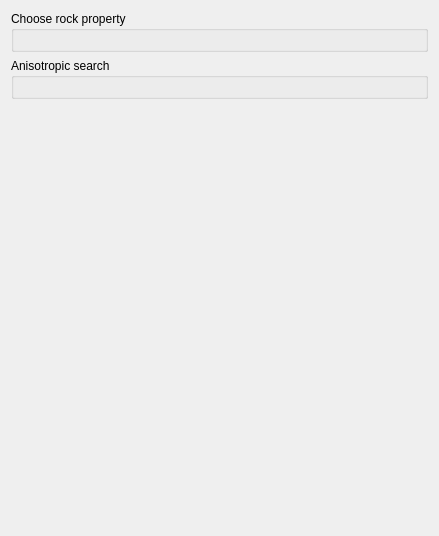
<?xml version="1.0" encoding="UTF-8"?>
<ui version="4.0">
 <class>Form</class>
 <widget class="QWidget" name="Form">
  <property name="enabled">
   <bool>true</bool>
  </property>
  <property name="geometry">
   <rect>
    <x>0</x>
    <y>0</y>
    <width>439</width>
    <height>536</height>
   </rect>
  </property>
  <property name="windowTitle">
   <string>Form</string>
  </property>
  <property name="AlgorithmCategory" stdset="0">
   <string>DFMod</string>
  </property>
  <property name="AlgorithmDescription" stdset="0">
   <string>signed_distances</string>
  </property>
  <layout class="QHBoxLayout" name="horizontalLayout">
   <item>
    <layout class="QVBoxLayout" name="verticalLayout">
     <item>
      <widget class="QGroupBox" name="groupBox_2">
       <property name="title">
        <string>Choose rock property</string>
       </property>
       <layout class="QGridLayout" name="gridLayout_2">
        <item row="0" column="0">
         <widget class="PropertySelectorNoRegion" name="propertyselectornoregion"/>
        </item>
       </layout>
      </widget>
     </item>
     <item>
      <widget class="QGroupBox" name="groupBox">
       <property name="title">
        <string>Anisotropic search</string>
       </property>
       <layout class="QGridLayout" name="gridLayout">
        <item row="0" column="0">
         <widget class="EllipsoidInput" name="ellipsoidinput"/>
        </item>
       </layout>
      </widget>
     </item>
     <item>
      <spacer name="verticalSpacer">
       <property name="orientation">
        <enum>Qt::Vertical</enum>
       </property>
       <property name="sizeHint" stdset="0">
        <size>
         <width>20</width>
         <height>40</height>
        </size>
       </property>
      </spacer>
     </item>
    </layout>
   </item>
  </layout>
 </widget>
 <customwidgets>
  <customwidget>
   <class>PropertySelectorNoRegion</class>
   <extends>QWidget</extends>
   <header>qtplugins/selectors.h</header>
  </customwidget>
  <customwidget>
   <class>EllipsoidInput</class>
   <extends>QWidget</extends>
   <header>qtplugins/ellipsoid_input.h</header>
  </customwidget>
 </customwidgets>
 <resources/>
 <connections/>
</ui>
